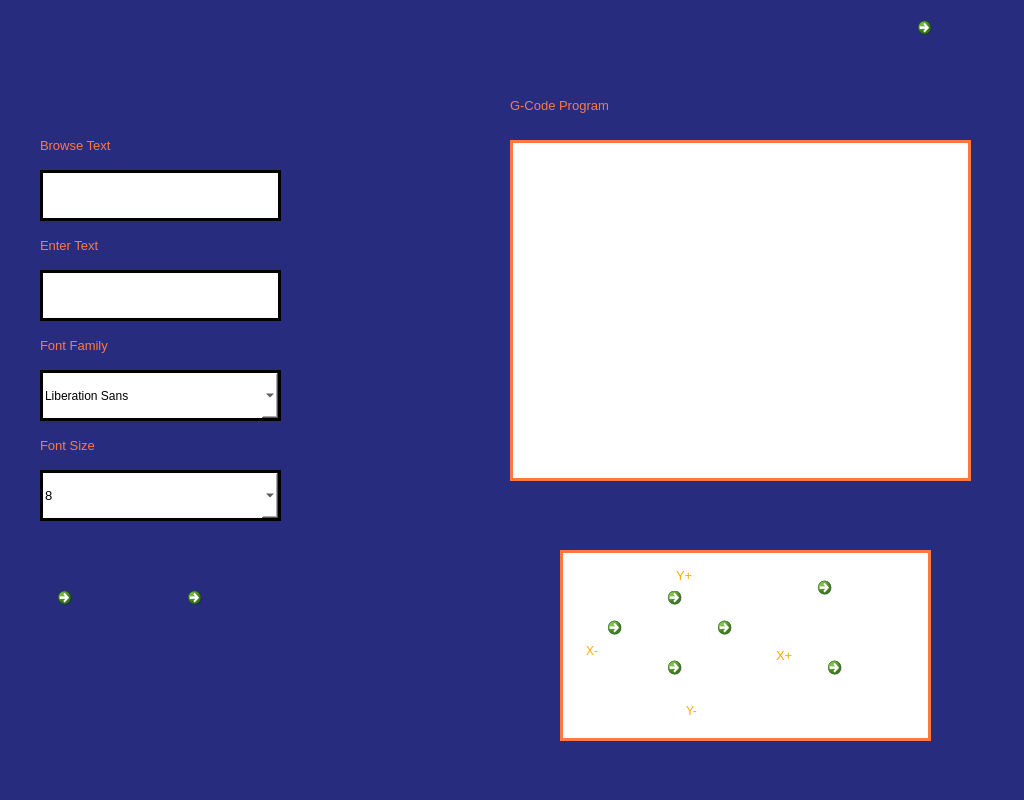
<?xml version="1.0" encoding="UTF-8"?>
<ui version="4.0">
 <class>MainWindow</class>
 <widget class="QMainWindow" name="MainWindow">
  <property name="geometry">
   <rect>
    <x>0</x>
    <y>0</y>
    <width>1024</width>
    <height>800</height>
   </rect>
  </property>
  <property name="font">
   <font>
    <pointsize>10</pointsize>
   </font>
  </property>
  <property name="windowTitle">
   <string>MainWindow</string>
  </property>
  <property name="styleSheet">
   <string notr="true">selection-background-color: rgb(199, 255, 255);
background-color: qlineargradient(spread:pad, x1:0, y1:0, x2:1, y2:0, stop:0 rgba(0, 0, 0, 255), stop:1 rgba(255, 255, 255, 255));
background-color: rgb(39, 44, 127);</string>
  </property>
  <widget class="QWidget" name="centralwidget">
   <widget class="QTextEdit" name="textEdit">
    <property name="geometry">
     <rect>
      <x>40</x>
      <y>270</y>
      <width>241</width>
      <height>51</height>
     </rect>
    </property>
    <property name="cursor" stdset="0">
     <cursorShape>PointingHandCursor</cursorShape>
    </property>
    <property name="styleSheet">
     <string notr="true">background-color: rgb(255, 255, 255);
border: 3px solid black;</string>
    </property>
   </widget>
   <widget class="QTextEdit" name="textEdit_2">
    <property name="geometry">
     <rect>
      <x>510</x>
      <y>140</y>
      <width>461</width>
      <height>341</height>
     </rect>
    </property>
    <property name="styleSheet">
     <string notr="true">background-color: white;
border: 3px solid;
border-color : rgb(255, 120, 67);</string>
    </property>
   </widget>
   <widget class="QLabel" name="label">
    <property name="geometry">
     <rect>
      <x>40</x>
      <y>230</y>
      <width>121</width>
      <height>31</height>
     </rect>
    </property>
    <property name="font">
     <font>
      <pointsize>10</pointsize>
     </font>
    </property>
    <property name="styleSheet">
     <string notr="true">color : rgb(255, 120, 67);</string>
    </property>
    <property name="text">
     <string>Enter Text</string>
    </property>
   </widget>
   <widget class="QFontComboBox" name="fontComboBox">
    <property name="geometry">
     <rect>
      <x>40</x>
      <y>370</y>
      <width>241</width>
      <height>51</height>
     </rect>
    </property>
    <property name="font">
     <font>
      <pointsize>11</pointsize>
     </font>
    </property>
    <property name="cursor">
     <cursorShape>PointingHandCursor</cursorShape>
    </property>
    <property name="styleSheet">
     <string notr="true">background-color: rgb(255, 255, 255);
border: 3px solid black;</string>
    </property>
   </widget>
   <widget class="QLabel" name="label_2">
    <property name="geometry">
     <rect>
      <x>40</x>
      <y>330</y>
      <width>121</width>
      <height>31</height>
     </rect>
    </property>
    <property name="font">
     <font>
      <pointsize>10</pointsize>
     </font>
    </property>
    <property name="styleSheet">
     <string notr="true">color : rgb(255, 120, 67);</string>
    </property>
    <property name="text">
     <string>Font Family</string>
    </property>
   </widget>
   <widget class="QComboBox" name="comboBox">
    <property name="geometry">
     <rect>
      <x>40</x>
      <y>470</y>
      <width>241</width>
      <height>51</height>
     </rect>
    </property>
    <property name="font">
     <font>
      <pointsize>10</pointsize>
     </font>
    </property>
    <property name="cursor">
     <cursorShape>PointingHandCursor</cursorShape>
    </property>
    <property name="styleSheet">
     <string notr="true">background-color: rgb(255, 255, 255);
border: 3px solid black;</string>
    </property>
    <item>
     <property name="text">
      <string>8</string>
     </property>
    </item>
    <item>
     <property name="text">
      <string>10</string>
     </property>
    </item>
    <item>
     <property name="text">
      <string>12</string>
     </property>
    </item>
    <item>
     <property name="text">
      <string>16</string>
     </property>
    </item>
    <item>
     <property name="text">
      <string>20</string>
     </property>
    </item>
    <item>
     <property name="text">
      <string>24</string>
     </property>
    </item>
    <item>
     <property name="text">
      <string>32</string>
     </property>
    </item>
    <item>
     <property name="text">
      <string>36</string>
     </property>
    </item>
    <item>
     <property name="text">
      <string>48</string>
     </property>
    </item>
   </widget>
   <widget class="QLabel" name="label_3">
    <property name="geometry">
     <rect>
      <x>40</x>
      <y>430</y>
      <width>101</width>
      <height>31</height>
     </rect>
    </property>
    <property name="font">
     <font>
      <pointsize>10</pointsize>
     </font>
    </property>
    <property name="styleSheet">
     <string notr="true">color : rgb(255, 120, 67);</string>
    </property>
    <property name="text">
     <string>Font Size</string>
    </property>
   </widget>
   <widget class="QLabel" name="label_4">
    <property name="geometry">
     <rect>
      <x>510</x>
      <y>90</y>
      <width>131</width>
      <height>31</height>
     </rect>
    </property>
    <property name="font">
     <font>
      <pointsize>10</pointsize>
     </font>
    </property>
    <property name="styleSheet">
     <string notr="true">color : rgb(255, 120, 67);</string>
    </property>
    <property name="text">
     <string>G-Code Program</string>
    </property>
   </widget>
   <widget class="QCommandLinkButton" name="commandLinkButton">
    <property name="geometry">
     <rect>
      <x>180</x>
      <y>580</y>
      <width>81</width>
      <height>81</height>
     </rect>
    </property>
    <property name="cursor">
     <cursorShape>PointingHandCursor</cursorShape>
    </property>
    <property name="text">
     <string/>
    </property>
    <property name="icon">
     <iconset>
      <normaloff>../../Internship Projects/Task/Task/stop.png</normaloff>../../Internship Projects/Task/Task/stop.png</iconset>
    </property>
    <property name="iconSize">
     <size>
      <width>70</width>
      <height>70</height>
     </size>
    </property>
   </widget>
   <widget class="QCommandLinkButton" name="commandLinkButton_2">
    <property name="geometry">
     <rect>
      <x>50</x>
      <y>580</y>
      <width>81</width>
      <height>91</height>
     </rect>
    </property>
    <property name="cursor">
     <cursorShape>PointingHandCursor</cursorShape>
    </property>
    <property name="text">
     <string/>
    </property>
    <property name="icon">
     <iconset>
      <normaloff>../../Internship Projects/Task/Task/start.png</normaloff>../../Internship Projects/Task/Task/start.png</iconset>
    </property>
    <property name="iconSize">
     <size>
      <width>70</width>
      <height>70</height>
     </size>
    </property>
   </widget>
   <widget class="QCommandLinkButton" name="commandLinkButton_3">
    <property name="geometry">
     <rect>
      <x>910</x>
      <y>10</y>
      <width>81</width>
      <height>91</height>
     </rect>
    </property>
    <property name="cursor">
     <cursorShape>PointingHandCursor</cursorShape>
    </property>
    <property name="text">
     <string/>
    </property>
    <property name="icon">
     <iconset>
      <normaloff>../../Internship Projects/Task/Task/home.png</normaloff>../../Internship Projects/Task/Task/home.png</iconset>
    </property>
    <property name="iconSize">
     <size>
      <width>70</width>
      <height>70</height>
     </size>
    </property>
   </widget>
   <widget class="QFrame" name="frame">
    <property name="geometry">
     <rect>
      <x>560</x>
      <y>550</y>
      <width>371</width>
      <height>191</height>
     </rect>
    </property>
    <property name="styleSheet">
     <string notr="true">background-color: white;
border: 3px solid;
border-color : rgb(255, 120, 67);</string>
    </property>
    <property name="frameShape">
     <enum>QFrame::StyledPanel</enum>
    </property>
    <property name="frameShadow">
     <enum>QFrame::Raised</enum>
    </property>
    <widget class="QCommandLinkButton" name="commandLinkButton_7">
     <property name="geometry">
      <rect>
       <x>100</x>
       <y>30</y>
       <width>51</width>
       <height>51</height>
      </rect>
     </property>
     <property name="cursor">
      <cursorShape>PointingHandCursor</cursorShape>
     </property>
     <property name="styleSheet">
      <string notr="true">border-color: white</string>
     </property>
     <property name="text">
      <string/>
     </property>
     <property name="icon">
      <iconset>
       <normaloff>../Image/up.jpg</normaloff>../Image/up.jpg</iconset>
     </property>
     <property name="iconSize">
      <size>
       <width>40</width>
       <height>40</height>
      </size>
     </property>
    </widget>
    <widget class="QCommandLinkButton" name="commandLinkButton_4">
     <property name="geometry">
      <rect>
       <x>150</x>
       <y>60</y>
       <width>61</width>
       <height>61</height>
      </rect>
     </property>
     <property name="cursor">
      <cursorShape>PointingHandCursor</cursorShape>
     </property>
     <property name="styleSheet">
      <string notr="true">border-color: white</string>
     </property>
     <property name="text">
      <string/>
     </property>
     <property name="icon">
      <iconset>
       <normaloff>../Image/right.jpg</normaloff>../Image/right.jpg</iconset>
     </property>
     <property name="iconSize">
      <size>
       <width>60</width>
       <height>60</height>
      </size>
     </property>
    </widget>
    <widget class="QCommandLinkButton" name="commandLinkButton_5">
     <property name="geometry">
      <rect>
       <x>40</x>
       <y>60</y>
       <width>61</width>
       <height>71</height>
      </rect>
     </property>
     <property name="cursor">
      <cursorShape>PointingHandCursor</cursorShape>
     </property>
     <property name="styleSheet">
      <string notr="true">border-color: white</string>
     </property>
     <property name="text">
      <string/>
     </property>
     <property name="icon">
      <iconset>
       <normaloff>../Image/left.jpg</normaloff>../Image/left.jpg</iconset>
     </property>
     <property name="iconSize">
      <size>
       <width>60</width>
       <height>60</height>
      </size>
     </property>
    </widget>
    <widget class="QCommandLinkButton" name="commandLinkButton_6">
     <property name="geometry">
      <rect>
       <x>100</x>
       <y>100</y>
       <width>51</width>
       <height>51</height>
      </rect>
     </property>
     <property name="cursor">
      <cursorShape>PointingHandCursor</cursorShape>
     </property>
     <property name="styleSheet">
      <string notr="true">border-color: white</string>
     </property>
     <property name="text">
      <string/>
     </property>
     <property name="icon">
      <iconset>
       <normaloff>../Image/down.jpg</normaloff>../Image/down.jpg</iconset>
     </property>
     <property name="iconSize">
      <size>
       <width>40</width>
       <height>40</height>
      </size>
     </property>
    </widget>
    <widget class="QLabel" name="label_5">
     <property name="geometry">
      <rect>
       <x>110</x>
       <y>10</y>
       <width>31</width>
       <height>31</height>
      </rect>
     </property>
     <property name="font">
      <font>
       <family>MS Shell Dlg 2</family>
       <pointsize>10</pointsize>
       <weight>50</weight>
       <italic>false</italic>
       <bold>false</bold>
      </font>
     </property>
     <property name="styleSheet">
      <string notr="true">font: 10pt &quot;MS Shell Dlg 2&quot;;
color: rgb(255, 170, 0);
border-color: white</string>
     </property>
     <property name="text">
      <string>Y+</string>
     </property>
    </widget>
    <widget class="QLabel" name="label_6">
     <property name="geometry">
      <rect>
       <x>210</x>
       <y>90</y>
       <width>31</width>
       <height>31</height>
      </rect>
     </property>
     <property name="font">
      <font>
       <family>MS Shell Dlg 2</family>
       <pointsize>10</pointsize>
       <weight>50</weight>
       <italic>false</italic>
       <bold>false</bold>
      </font>
     </property>
     <property name="styleSheet">
      <string notr="true">font: 10pt &quot;MS Shell Dlg 2&quot;;
color: rgb(255, 170, 0);
border-color: white</string>
     </property>
     <property name="text">
      <string>X+</string>
     </property>
    </widget>
    <widget class="QLabel" name="label_7">
     <property name="geometry">
      <rect>
       <x>120</x>
       <y>150</y>
       <width>31</width>
       <height>21</height>
      </rect>
     </property>
     <property name="styleSheet">
      <string notr="true">font: 10pt &quot;MS Shell Dlg 2&quot;;
color: rgb(255, 170, 0);
border-color: white</string>
     </property>
     <property name="text">
      <string>Y-</string>
     </property>
    </widget>
    <widget class="QLabel" name="label_8">
     <property name="geometry">
      <rect>
       <x>20</x>
       <y>90</y>
       <width>31</width>
       <height>21</height>
      </rect>
     </property>
     <property name="styleSheet">
      <string notr="true">font: 10pt &quot;MS Shell Dlg 2&quot;;
color: rgb(255, 170, 0);
border-color: white</string>
     </property>
     <property name="text">
      <string>X-</string>
     </property>
    </widget>
    <widget class="QCommandLinkButton" name="commandLinkButton_8">
     <property name="geometry">
      <rect>
       <x>250</x>
       <y>20</y>
       <width>71</width>
       <height>61</height>
      </rect>
     </property>
     <property name="cursor">
      <cursorShape>PointingHandCursor</cursorShape>
     </property>
     <property name="styleSheet">
      <string notr="true">border-color: white</string>
     </property>
     <property name="text">
      <string/>
     </property>
     <property name="icon">
      <iconset>
       <normaloff>../Image/z+.jpg</normaloff>../Image/z+.jpg</iconset>
     </property>
     <property name="iconSize">
      <size>
       <width>70</width>
       <height>70</height>
      </size>
     </property>
    </widget>
    <widget class="QCommandLinkButton" name="commandLinkButton_9">
     <property name="geometry">
      <rect>
       <x>260</x>
       <y>100</y>
       <width>71</width>
       <height>71</height>
      </rect>
     </property>
     <property name="cursor">
      <cursorShape>PointingHandCursor</cursorShape>
     </property>
     <property name="styleSheet">
      <string notr="true">border-color: white</string>
     </property>
     <property name="text">
      <string/>
     </property>
     <property name="icon">
      <iconset>
       <normaloff>../Image/z-.jpg</normaloff>../Image/z-.jpg</iconset>
     </property>
     <property name="iconSize">
      <size>
       <width>60</width>
       <height>60</height>
      </size>
     </property>
    </widget>
   </widget>
   <widget class="QTextBrowser" name="textBrowser">
    <property name="geometry">
     <rect>
      <x>40</x>
      <y>170</y>
      <width>241</width>
      <height>51</height>
     </rect>
    </property>
    <property name="cursor" stdset="0">
     <cursorShape>PointingHandCursor</cursorShape>
    </property>
    <property name="styleSheet">
     <string notr="true">background-color: rgb(255, 255, 255);
border: 3px solid black;</string>
    </property>
    <property name="html">
     <string>&lt;!DOCTYPE HTML PUBLIC &quot;-//W3C//DTD HTML 4.0//EN&quot; &quot;http://www.w3.org/TR/REC-html40/strict.dtd&quot;&gt;
&lt;html&gt;&lt;head&gt;&lt;meta name=&quot;qrichtext&quot; content=&quot;1&quot; /&gt;&lt;style type=&quot;text/css&quot;&gt;
p, li { white-space: pre-wrap; }
&lt;/style&gt;&lt;/head&gt;&lt;body style=&quot; font-family:'MS Shell Dlg 2'; font-size:7.8pt; font-weight:400; font-style:normal;&quot;&gt;
&lt;p style=&quot;-qt-paragraph-type:empty; margin-top:0px; margin-bottom:0px; margin-left:0px; margin-right:0px; -qt-block-indent:0; text-indent:0px;&quot;&gt;&lt;br /&gt;&lt;/p&gt;&lt;/body&gt;&lt;/html&gt;</string>
    </property>
   </widget>
   <widget class="QLabel" name="label_9">
    <property name="geometry">
     <rect>
      <x>40</x>
      <y>130</y>
      <width>111</width>
      <height>31</height>
     </rect>
    </property>
    <property name="font">
     <font>
      <pointsize>10</pointsize>
     </font>
    </property>
    <property name="styleSheet">
     <string notr="true">color : rgb(255, 120, 67);</string>
    </property>
    <property name="text">
     <string>Browse Text</string>
    </property>
   </widget>
  </widget>
  <widget class="QStatusBar" name="statusbar"/>
 </widget>
 <resources/>
 <connections/>
</ui>
